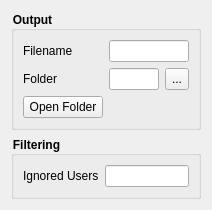
<?xml version="1.0" encoding="UTF-8"?>
<ui version="4.0">
 <class>ChatStore</class>
 <widget class="QWidget" name="ChatStore">
  <property name="geometry">
   <rect>
    <x>0</x>
    <y>0</y>
    <width>212</width>
    <height>195</height>
   </rect>
  </property>
  <property name="windowTitle">
   <string>Form</string>
  </property>
  <layout class="QVBoxLayout" name="verticalLayout">
   <item>
    <layout class="QVBoxLayout" name="verticalLayout_2">
     <item>
      <widget class="QGroupBox" name="groupBox">
       <property name="styleSheet">
        <string notr="true">QGroupBox { font-weight: bold; }</string>
       </property>
       <property name="title">
        <string>Output</string>
       </property>
       <layout class="QFormLayout" name="formLayout">
        <item row="0" column="0">
         <widget class="QLabel" name="filename_label">
          <property name="text">
           <string>Filename</string>
          </property>
         </widget>
        </item>
        <item row="0" column="1">
         <widget class="QLineEdit" name="filename_line_edit"/>
        </item>
        <item row="1" column="0">
         <widget class="QLabel" name="filedir_label">
          <property name="text">
           <string>Folder</string>
          </property>
         </widget>
        </item>
        <item row="1" column="1">
         <layout class="QHBoxLayout" name="horizontalLayout">
          <item>
           <widget class="QLineEdit" name="filedir_line_edit">
            <property name="enabled">
             <bool>true</bool>
            </property>
            <property name="readOnly">
             <bool>true</bool>
            </property>
           </widget>
          </item>
          <item>
           <widget class="QToolButton" name="select_folder_button">
            <property name="sizePolicy">
             <sizepolicy hsizetype="Fixed" vsizetype="Preferred">
              <horstretch>0</horstretch>
              <verstretch>0</verstretch>
             </sizepolicy>
            </property>
            <property name="text">
             <string>...</string>
            </property>
            <property name="toolButtonStyle">
             <enum>Qt::ToolButtonIconOnly</enum>
            </property>
           </widget>
          </item>
         </layout>
        </item>
        <item row="2" column="0">
         <widget class="QPushButton" name="open_folder_button">
          <property name="text">
           <string>Open Folder</string>
          </property>
         </widget>
        </item>
       </layout>
      </widget>
     </item>
     <item>
      <widget class="QGroupBox" name="groupBox_2">
       <property name="styleSheet">
        <string notr="true">QGroupBox { font-weight: bold; }</string>
       </property>
       <property name="title">
        <string>Filtering</string>
       </property>
       <layout class="QFormLayout" name="formLayout_3">
        <item row="0" column="0">
         <widget class="QLabel" name="ignored_users_label">
          <property name="text">
           <string>Ignored Users</string>
          </property>
         </widget>
        </item>
        <item row="0" column="1">
         <widget class="QLineEdit" name="ignored_users_line_edit">
          <property name="text">
           <string/>
          </property>
         </widget>
        </item>
       </layout>
      </widget>
     </item>
    </layout>
   </item>
   <item>
    <spacer name="verticalSpacer">
     <property name="orientation">
      <enum>Qt::Vertical</enum>
     </property>
     <property name="sizeHint" stdset="0">
      <size>
       <width>20</width>
       <height>0</height>
      </size>
     </property>
    </spacer>
   </item>
  </layout>
 </widget>
 <resources/>
 <connections/>
</ui>
